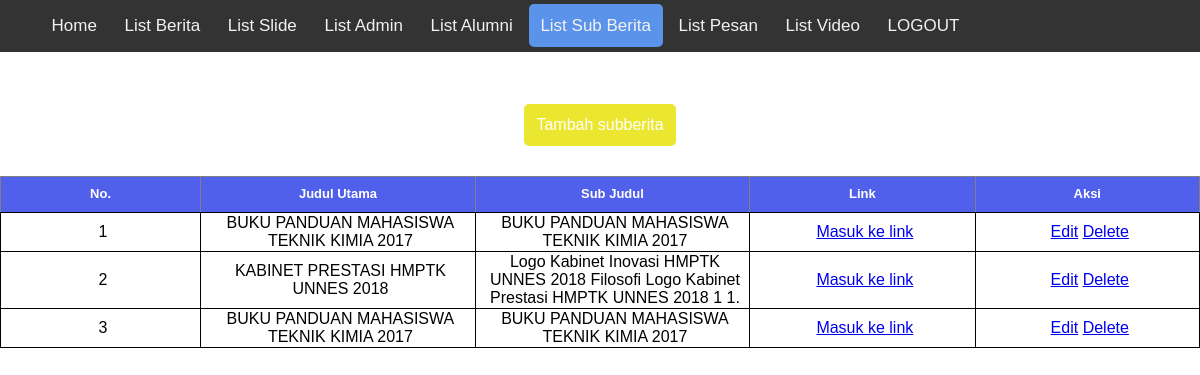
/admin/list_subberita.php (signed in), run on the app's committed database.
### tables this page shows
CREATE TABLE `subberita` (
  `id_subberita` int(11) NOT NULL,
  `judul_sub` varchar(100) NOT NULL,
  `subjudul_sub` varchar(100) NOT NULL,
  `link_sub` longtext NOT NULL
);

### admin/function.php (called while the page is built, shortened)
<?php
$conn = mysqli_connect("localhost","root","","berita_kita");
function query($query){
    global $conn;
    $result= mysqli_query($conn,$query);
    $rows=[];
    while($row=mysqli_fetch_assoc($result)){
        $rows[]=$row;
    }
    return $rows;
}
?>

### admin/list_subberita.php (the view, shortened to what this page needs)
<?php
include "layout/header.php";
require 'function.php';
$subberita = query("SELECT * FROM subberita ORDER BY subberita.id_subberita DESC");
?>
<link rel="stylesheet" href="css/admin.css">
<div class="table-semua">
<a class="tambah-berita-link" href="tambah_subberita.php">Tambah subberita</a>
<table border="1">
    <thead>
        <tr>
            <th>No.</th>
            <th>Judul Utama</th>
            <th>Sub Judul</th>
            <th>Link</th>
            <th>Aksi</th>
        </tr>
    </thead>
    <tbody>
    <?php $i=1; ?>
    <?php foreach($subberita as $row):?>
        <tr>
            <td><?= $i; ?></td>
            <td><?=$row["judul_sub"];?></td>
            <td><?=$row["subjudul_sub"];?></td>
            <td><a href="<?=$row["link_sub"];?>">Masuk ke link</a></td>
            <td>
                <a href="edit_subberita.php?id=<?=$row["id_subberita"];?>">Edit</a>
                <a href="delete/delete_subberita.php?id=<?=$row["id_subberita"];?>"onclick="return confirm('yakin?');">Delete</a>
            </td>
        </tr>
    <?php $i++ ?>
    <?php endforeach ?>
    </tbody>
</table>
</div>

### admin/css/header.css (style rules this page uses)
body { margin: 0; font-family: Arial, Helvetica, sans-serif; }

### admin/css/admin.css (style rules this page uses)
.table-semua { display: -webkit-box; display: -ms-flexbox; display: flex; -webkit-box-orient: vertical; -webkit-box-direction: normal; -ms-flex-direction: column; flex-direction: column; margin: 0; margin-top: 52px; }
.tambah-berita-link { text-decoration: none; color: white; background-color: rgb(235, 231, 48); border-radius: 5px; text-align: center; padding: 1%; margin: auto; text-align: center; }
table { margin: auto; padding: 5%; margin-top: 2.5%; border-collapse: collapse; }
thead { border-collapse: collapse; }
td { border: 1px solid black; margin: 0; padding-left: .5%; text-align: center; }
th { background-color: rgb(81, 96, 235); color: white; font-size: small; width: 1%; line-height: 2.5em; text-align: center; margin: auto; -webkit-box-pack: center; -ms-flex-pack: center; justify-content: center; }

### data on the page
subberita: judul_sub "BUKU PANDUAN MAHASISWA TEKNIK KIMIA 2017", subjudul_sub "BUKU PANDUAN MAHASISWA TEKNIK KIMIA 2017"
subberita: judul_sub "KABINET PRESTASI HMPTK UNNES 2018", subjudul_sub "Logo Kabinet Inovasi HMPTK UNNES 2018 Filosofi Logo Kabinet Prestasi HMPTK UNNES 2018 1 1."
subberita: judul_sub "BUKU PANDUAN MAHASISWA TEKNIK KIMIA 2017", subjudul_sub "BUKU PANDUAN MAHASISWA TEKNIK KIMIA 2017"
